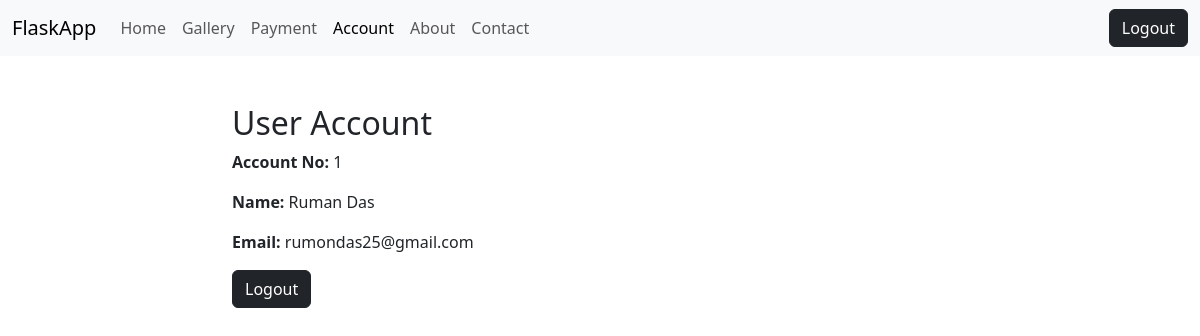
Page /account (signed in) on the committed database.
### app.py (models this page shows, shortened)
class User(db.Model):
    id = db.Column(db.Integer, primary_key=True)
    name = db.Column(db.String(100), nullable=False)
    email = db.Column(db.String(100), unique=True)
    password = db.Column(db.String(100))

### app.py (the view)
@app.route("/account")
def account():
    if session["id"]:
        user = User.query.filter_by(id=session["id"]).first()
        return render_template("account.html", user=user)
    return redirect("/")

### templates/account.html (shortened to what this page needs)
{% extends 'base.html' %}
{% block body %}
<div class="container my-5">
    <div class="row justify-content-center">
        <div class="col-sm-8">
            <h2>User Account</h2>
            <p><b>Account No:</b> {{user.id }}</p>
            <p><b>Name:</b> {{user.name }}</p>
            <p><b>Email:</b> {{user.email }}</p>
            <a href="/logout" type="button" class="btn btn-dark">Logout</a>
        </div>
    </div>
</div>
{% endblock body %}

### rows in the picture
User: id "1", name "Ruman Das", email "rumondas25@gmail.com"
